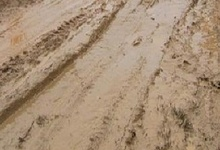
%> input picture 泥泞路面.jpg, 220 x 150 px, shrunk from 306 x 208 before the run
$ octave GlCM_IP.m   (GNU Octave 9; MATLAB toolbox functions it lacks are replaced by stand-ins)
%> lines starting %> are read from the running program, lines starting %| are printed output that depends on the picture
clc;clear all;close all;
img = imread('泥泞路面.jpg','jpg'); %imshow(image); %读取图片
%> img is the input picture: size 150x220x3 uint8; mean R, G, B 167.6, 143.6, 119.1
img = rgb2gray(img);
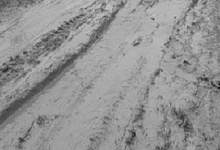
%> img: size 150x220 uint8; min 17, max 204, mean 148
img = histeq(img);imshow(img);
%> after `img = histeq(img)`:
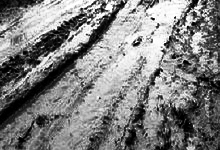
%> img: size 150x220 uint8; min 0, max 255, mean 127.5
gray_leave = 256 ;%灰度级数
gray_leave_com = 16 ;%压缩后灰度级数
dx = 1 ; dy = 1 ;%搜寻灰度步进长度
[L,W] = size(img);%图片的尺寸，L长 ，W宽
%> L = 150; W = 220
%--------------------------------------------------------------------------
%2.为了减少计算量，对原始图像灰度级压缩，将img量化成16级
%--------------------------------------------------------------------------

for i = 1 : L
    for j = 1 : W
        for n = 1 : gray_leave_com
            if (n-1)*(gray_leave/gray_leave_com) <= img(i ,j)  &&  img(i ,j)<= (n-1)*(gray_leave/gray_leave_com )+(gray_leave/gray_leave_com )-1
                img(i ,j) = n-1;

            end
        end
    end
end

%--------------------------------------------------------------------------
%3.计算四个共生矩阵P,取距离为1，角度分别为0,45,90,135
%--------------------------------------------------------------------------
P = zeros(gray_leave_com,gray_leave_com,4);

%> (the run ends here)
